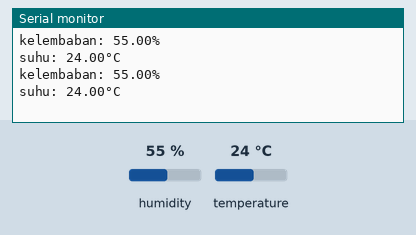
Recording of a sketch running on a simulated ESP32. On the bench: the last lines printed to the serial monitor. The test bench sets the inputs (shaded band); at power-on: humidity 55 %, temperature 24 °C.

Above: at 2.8 s.
2.9 s: humidity set to 22 %
At 4.6 s:
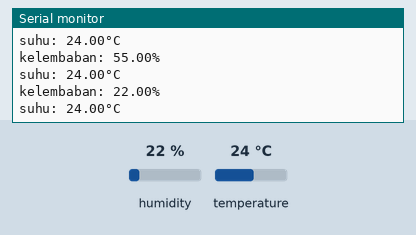
5.6 s: temperature set to 12 °C
At 7.0 s:
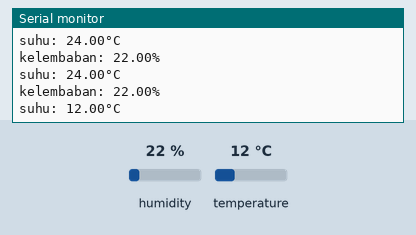
8.3 s: humidity set to 40 %
At 10.5 s:
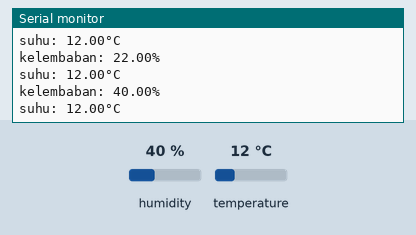
Timing chart, 0 to 12.0 s (numbered marks = the images above; inputs shaded):
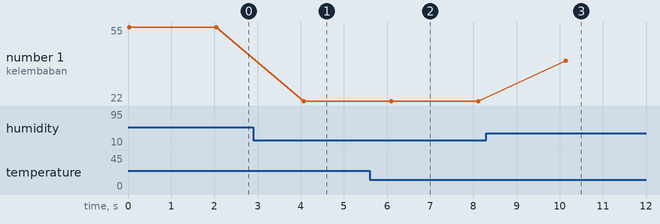

The sketch:

LKPD_12._wily.ino.ino
```cpp
// WILY SYAPUTRA PRATAMA
// XI TAV 1

#include "DHT.h"
#define DHTPIN 32
#define DHTTYPE DHT11   // DHT 21 (AM2301)
DHT dht(DHTPIN, DHTTYPE);
void setup() {
  Serial.begin(9600);
  dht.begin();}
void loop() {
  float humidity = dht.readHumidity();
  float temperature = dht.readTemperature();
  if (isnan(humidity) || isnan(temperature)) {
    Serial.println("pembacaan gagal!!!");
  }else{
  Serial.print("kelembaban: ");
  Serial.print(humidity);
  Serial.println("%");
  Serial.print("suhu: ");
  Serial.print(temperature);
  Serial.println("°C ");}
  delay(2000);}
```

Measured:
- after the input at 2.9 s, the serial monitor: prints a new line after 1.2 s (image 1)
- after the input at 5.6 s, the serial monitor: prints a new line after 0.49 s (image 2)
- after the input at 8.3 s, the serial monitor: prints a new line after 1.8 s (image 3)
- plotted number 1: 55 → 22 after the input at 2.9 s, 22 → 40 after the input at 8.3 s
